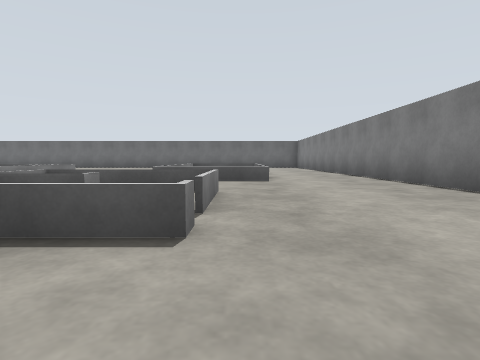
[1] (above)

24 first-person views from a walk through a world built for the Gazebo simulator. The camera is 0.72 m above the floor, tilts 4° down and sees 80° across. The floor is counted in squares, 2 m on a side. Each view is taken from the middle of a square. On the plan, view 1 faces up. The plan holds only what a view shows up to about 9 squares ahead; the rest is blank.

[2]
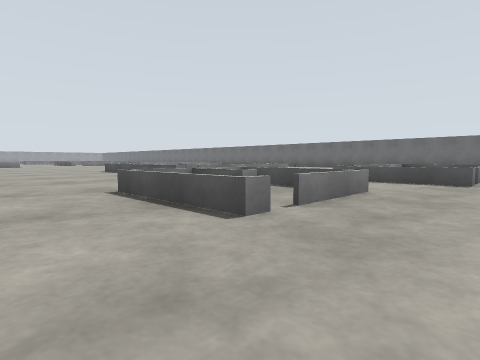

[3]
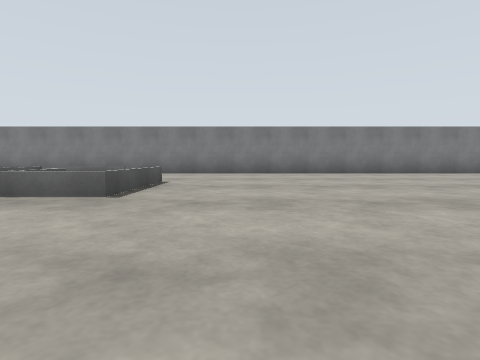

[4]
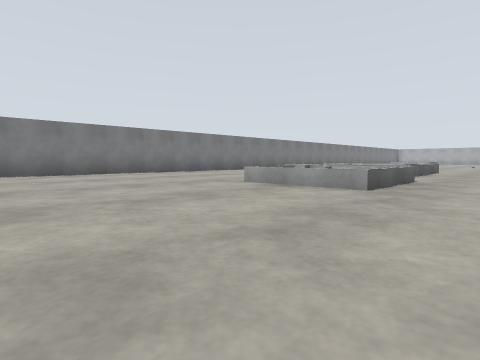

[5]
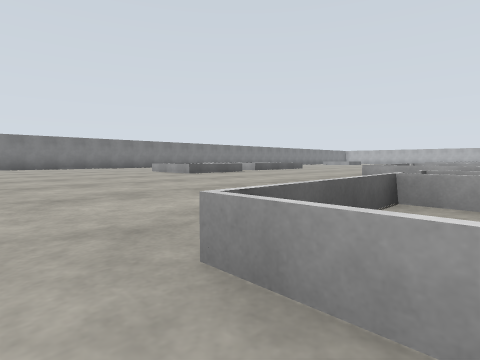

[6]
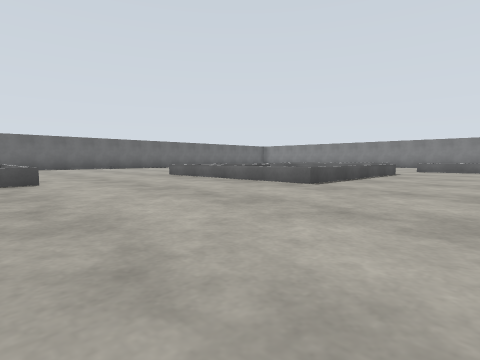

[7]
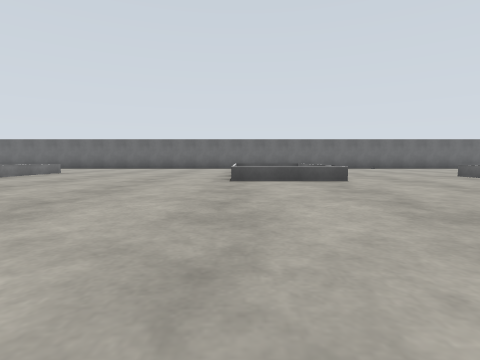

[8]
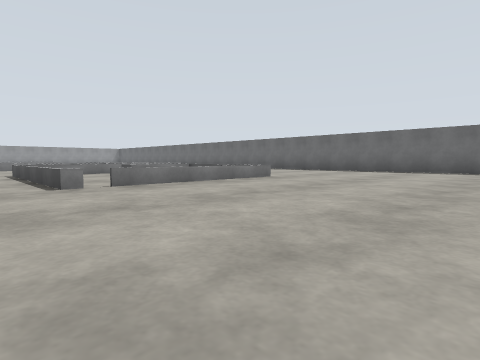

[9]
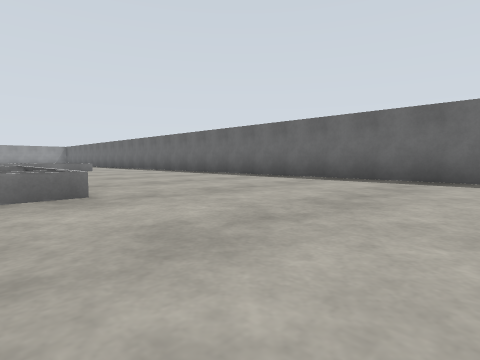

[10]
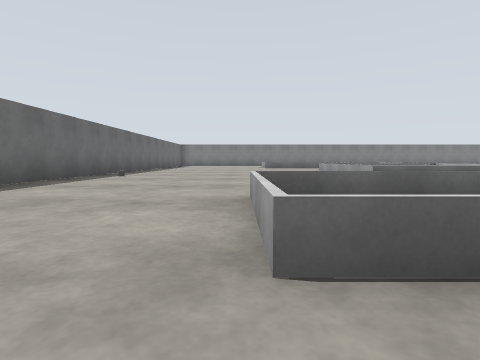

[11]
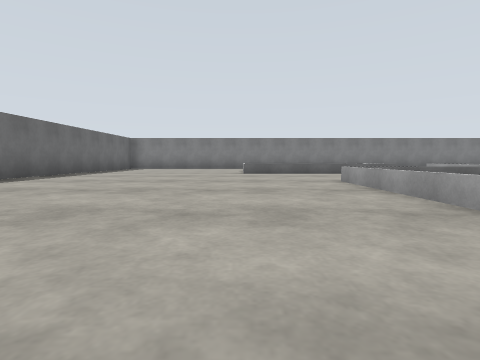

[12]
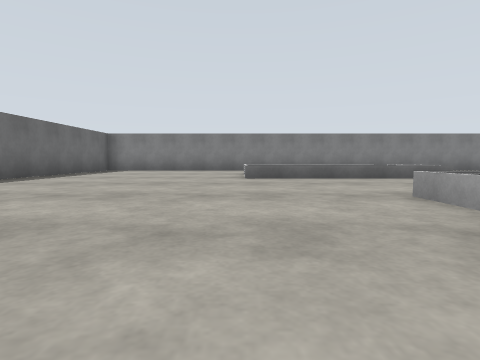

[13]
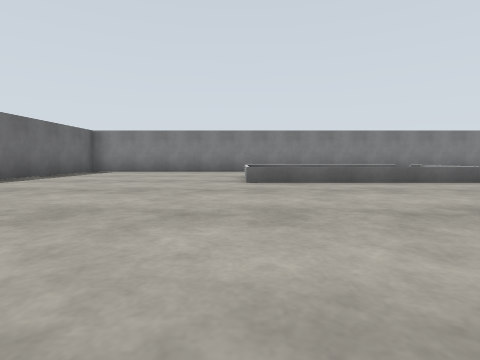

[14]
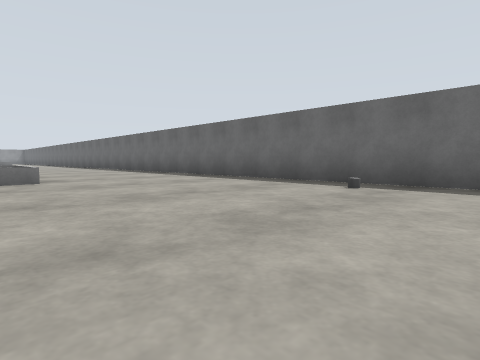

[15]
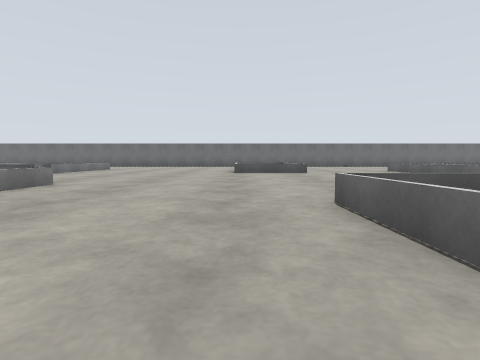

[16]
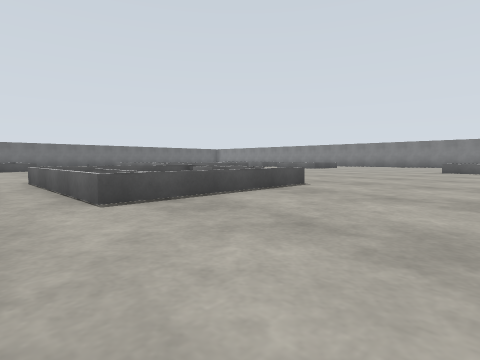

[17]
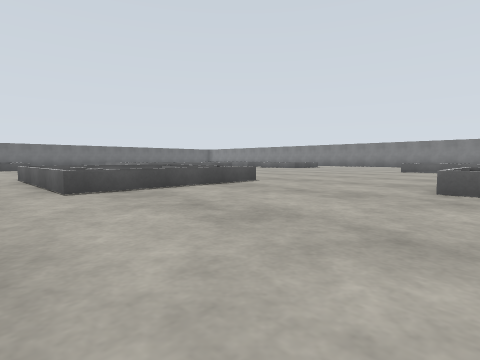

[18]
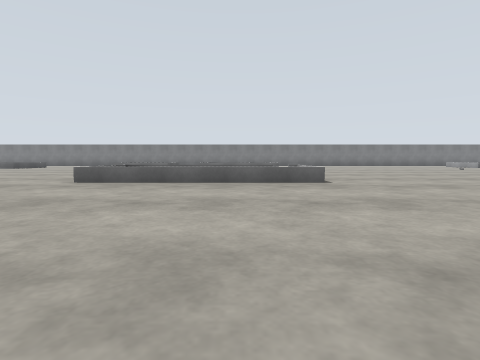

[19]
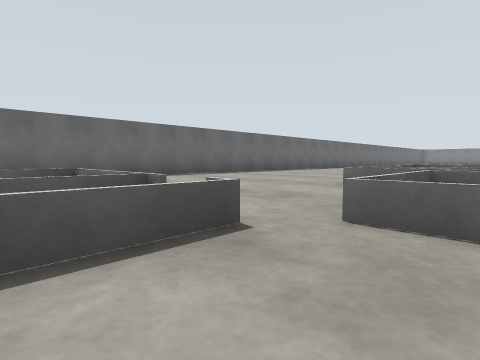

[20]
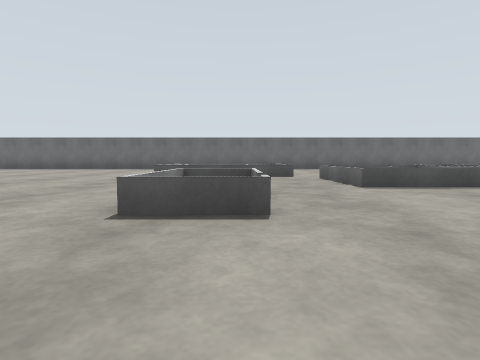

[21]
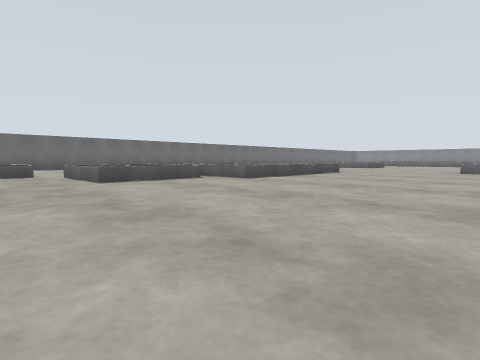

[22]
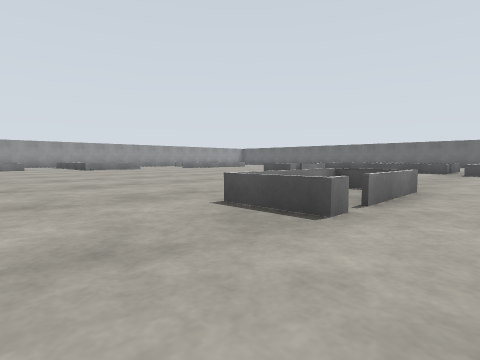

[23]
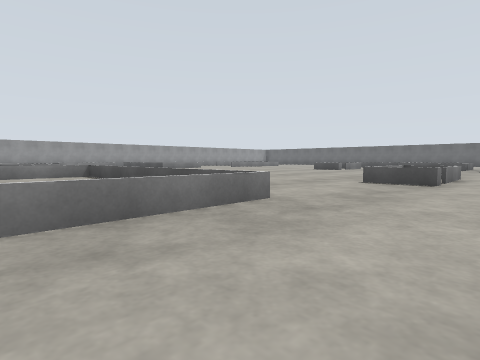

[24]
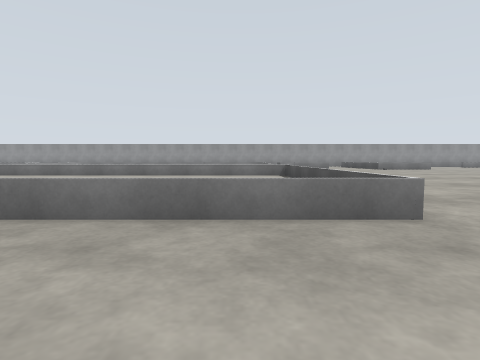

### Floor plan
Key: @ floor where view 1 was taken; # wall or solid block; x gap in a wall; . floor; = window, fence, low wall or low ledge; O other object.
Columns run from 32 left of view 1 to 3 right of it. Each row starts with its distance up from view 1.
 14        #############################
 13           ..............O..........#
 12          ..........................#
 11     ====...........................#
 10 ....====...........===.............#
  9 ....====...====....= =.........==..#
  8  ...========.#=....= =.........==..#
  7   ... ..=====.=....= =..=====..==..#
  6   ... =.===...=....==...==#==..==..#
  5    ..==...=====.........== #= .==..#
  4     ..=.................=# #=  ....#
  3      ...................=====.===..#
  2    ............==.............===..#
  1    .........    =.............===..#
  0   ........=.     ...====........@..#
 -1  ........==.      ..=#==...........#
 -2  ...........       .=#=............#
 -3       ......       .===......==....#
 -4  == ======..       .........===....#
 -5   = =.   =..       ....===..===....#
 -6   = =.   =..       ....=#=...===...#
 -7   = =.   =         ....=#=. .====  #
 -8   = =.            .....=#=  .=#=
 -9     =.             ....==   .===
-10   = =.              ......  ..
-11   = =                ......
-12   x                   .....
-13                         ...
-14                          ..

Where each view was taken, in squares from view 1:
view 1: 0 up, 0 right, facing up
view 2: 0 up, 1 right, facing up-left
view 3: 0 up, 5 left, facing right
view 4: 0 up, 5 left, facing down-right
view 5: 1 up, 10 left, facing down-right
view 6: 1 up, 12 left, facing up-right
view 7: 1 up, 13 left, facing up
view 8: 4 up, 14 left, facing up-left
view 9: 8 up, 15 left, facing up-left
view 10: 10 up, 14 left, facing right
view 11: 9 up, 9 left, facing right
view 12: 9 up, 7 left, facing right
view 13: 9 up, 6 left, facing right
view 14: 9 up, 6 left, facing up-left
view 15: 2 down, 13 left, facing up
view 16: 5 down, 13 left, facing up-right
view 17: 6 down, 13 left, facing up-right
view 18: 8 down, 14 left, facing right
view 19: 7 up, 26 left, facing up-right
view 20: 2 up, 26 left, facing up
view 21: 1 up, 26 left, facing up-right
view 22: 3 down, 21 left, facing up-left
view 23: 6 down, 21 left, facing up-left
view 24: 5 down, 21 left, facing left
